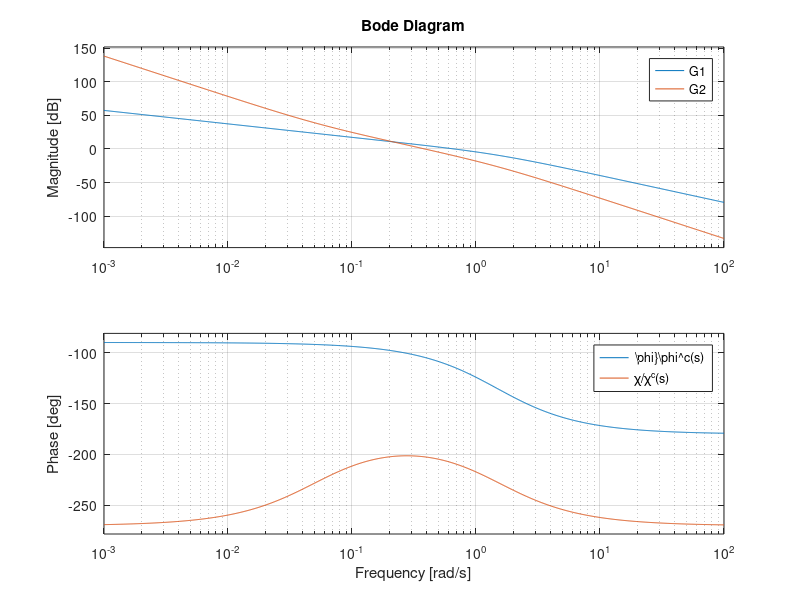
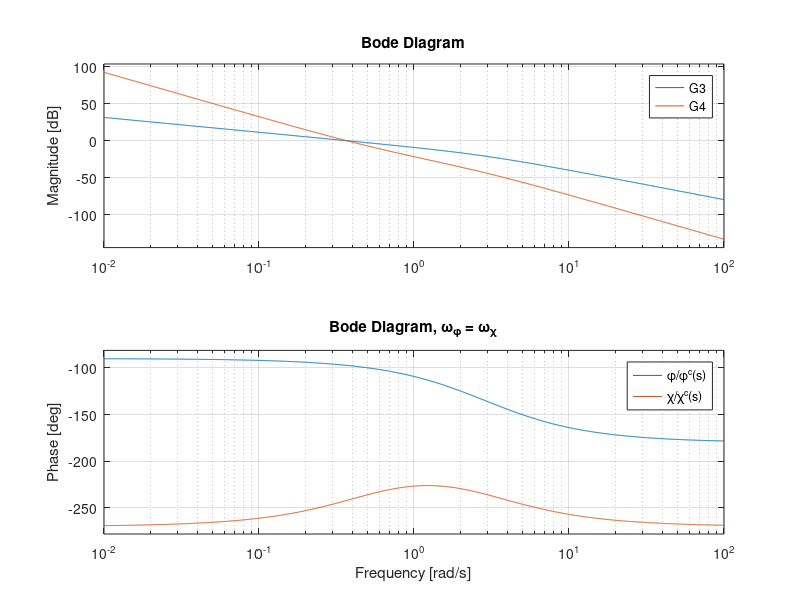

Reproduce these figures in MATLAB, in order.
close all
clear all
a1 = 2.87;
a2 = -0.65;
Kp_phi = -5/3;
Kp_chi = 3.75;
Ki_chi = 0.1954;
Kd_phi = 2.15;
Vg = 637/3.6; %Ground speed, m/s
g = 9.81;


G1 = tf([Kp_phi*a2],[1 a1+Kd_phi*a2 0]);
G2 = tf([(g*a2*Kp_phi*Kp_chi)/Vg (g*a2*Kp_phi*Ki_chi)/Vg],[1 a1+Kd_phi*a2 0 0 0]);
bode(G1, G2);
legend('\phi}\phi^c(s)','\chi/\chi^{c}(s)')
%grid on

figure
Kp_chi = Kp_chi*10;
Ki_chi = Ki_chi*100;

G3 = tf([Kp_phi*a2],[1 a1 0]);
G4 = tf([1/Vg*a2*Kp_phi*Kp_chi 1/Vg*a2*Kp_phi*Ki_chi],[1 a1 0 0 0]);
bode(G3, G4);
legend('\phi/\phi^c(s)','\chi/\chi^c(s)')
%grid on
title('Bode Diagram, \omega_{\phi} = \omega_{\chi}')